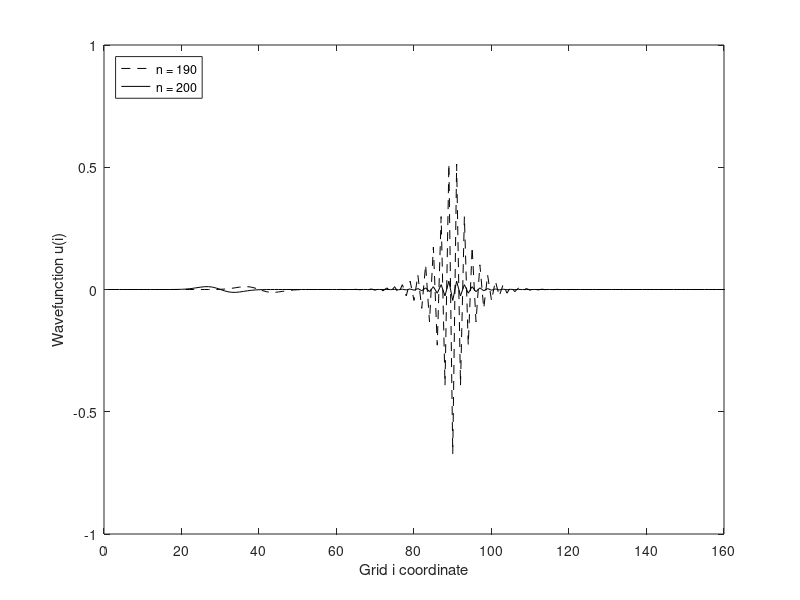

This figure's MATLAB source:
S = 1;
S1 = 1.075;

delta = 3.5;
mi = 60;

dx = 1;

x = 1:dx:200;

u = zeros(1, (199 / dx) + 1);

us = cat(2, exp((-1 / 2) * ((x - mi) / delta).^2) ./ (delta * sqrt( 2 * pi)), zeros(1, 10000));

us = us / max(us);

u(1, 1) = us(1);

n = 2;

while 1
    u(n, 1) = us(n);
    
    for i = 2:(199 / dx)
        if (i == 90)
            u(n + 1, i) = (S1^2 * (u(n, i + 1) - 2 * u(n, i) + u(n, i - 1))) + 2 * u(n, i) - u(n - 1, i);
        else
            u(n + 1, i) = (S^2 * (u(n, i + 1) - 2 * u(n, i) + u(n, i - 1))) + 2 * u(n, i) - u(n - 1, i);
        end
    end
    
    if (n == 277)
        plot(x, u(277, :), 'k--', x, u(267, :), 'k-')
        xlabel('Grid i coordinate')
        ylabel('Wavefunction u(i)')
        xticks([0 20 40 60 80 100 120 140 160])
        % xticks([0 20 40 60 80 100 120 140 160 180 200 220])
        yticks([-1 -0.5 0 0.5 1])
        legend({'n = 190', 'n = 200'}, 'Location', 'northwest')
    
        axis([0 160 -1 1])
        % axis([0 220 -1 1])
        pause(1);
        break;
    else
        plot(x, u(n, :), 'k')
        xlabel('Grid i coordinate')
        ylabel('Wavefunction u(i)')
        xticks([0 20 40 60 80 100 120 140 160 180 200 220])
        yticks([-1 -0.5 0 0.5 1])

        axis([0 200 -1 1])
        pause(.01);
    end

    n = n + 1;
    
end

